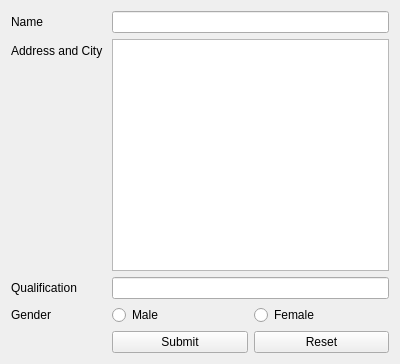
<?xml version="1.0" encoding="UTF-8"?>
<ui version="4.0">
 <class>Form</class>
 <widget class="QWidget" name="Form">
  <property name="geometry">
   <rect>
    <x>0</x>
    <y>0</y>
    <width>400</width>
    <height>364</height>
   </rect>
  </property>
  <property name="windowTitle">
   <string>Form</string>
  </property>
  <layout class="QFormLayout" name="formLayout_2">
   <item row="0" column="1">
    <widget class="QLineEdit" name="lineEdit"/>
   </item>
   <item row="2" column="0">
    <layout class="QVBoxLayout" name="verticalLayout">
     <item>
      <widget class="QLabel" name="label_3">
       <property name="text">
        <string>Address and City </string>
       </property>
      </widget>
     </item>
    </layout>
   </item>
   <item row="2" column="1">
    <widget class="QPlainTextEdit" name="plainTextEdit"/>
   </item>
   <item row="3" column="0">
    <widget class="QLabel" name="label_2">
     <property name="text">
      <string>Qualification</string>
     </property>
    </widget>
   </item>
   <item row="3" column="1">
    <widget class="QLineEdit" name="lineEdit_2"/>
   </item>
   <item row="4" column="0">
    <widget class="QLabel" name="label_4">
     <property name="text">
      <string>Gender</string>
     </property>
    </widget>
   </item>
   <item row="4" column="1">
    <layout class="QHBoxLayout" name="horizontalLayout">
     <item>
      <widget class="QRadioButton" name="radioButton_2">
       <property name="text">
        <string>Male</string>
       </property>
      </widget>
     </item>
     <item>
      <widget class="QRadioButton" name="radioButton">
       <property name="text">
        <string>Female</string>
       </property>
      </widget>
     </item>
    </layout>
   </item>
   <item row="5" column="1">
    <layout class="QHBoxLayout" name="horizontalLayout_2">
     <item>
      <widget class="QPushButton" name="pushButton_2">
       <property name="text">
        <string>Submit</string>
       </property>
      </widget>
     </item>
     <item>
      <widget class="QPushButton" name="pushButton">
       <property name="text">
        <string>Reset</string>
       </property>
      </widget>
     </item>
    </layout>
   </item>
   <item row="0" column="0">
    <widget class="QLabel" name="label">
     <property name="text">
      <string>Name</string>
     </property>
    </widget>
   </item>
  </layout>
 </widget>
 <resources/>
 <connections/>
</ui>
